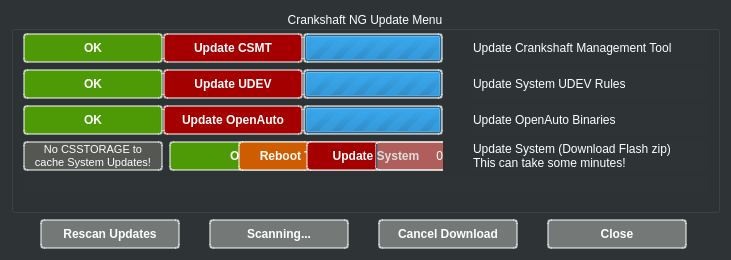
<?xml version="1.0" encoding="UTF-8"?>
<ui version="4.0">
 <class>UpdateDialog</class>
 <widget class="QDialog" name="UpdateDialog">
  <property name="geometry">
   <rect>
    <x>0</x>
    <y>0</y>
    <width>731</width>
    <height>260</height>
   </rect>
  </property>
  <property name="sizePolicy">
   <sizepolicy hsizetype="Expanding" vsizetype="Expanding">
    <horstretch>0</horstretch>
    <verstretch>0</verstretch>
   </sizepolicy>
  </property>
  <property name="minimumSize">
   <size>
    <width>500</width>
    <height>260</height>
   </size>
  </property>
  <property name="maximumSize">
   <size>
    <width>731</width>
    <height>260</height>
   </size>
  </property>
  <property name="windowTitle">
   <string>Connect to device</string>
  </property>
  <property name="styleSheet">
   <string notr="true">background-color: rgb(46, 52, 54);
color: rgb(255, 255, 255);</string>
  </property>
  <layout class="QVBoxLayout" name="verticalLayout">
   <item>
    <widget class="QGroupBox" name="groupBoxRecent">
     <property name="sizePolicy">
      <sizepolicy hsizetype="Expanding" vsizetype="Minimum">
       <horstretch>0</horstretch>
       <verstretch>0</verstretch>
      </sizepolicy>
     </property>
     <property name="minimumSize">
      <size>
       <width>0</width>
       <height>100</height>
      </size>
     </property>
     <property name="title">
      <string>Crankshaft NG Update Menu</string>
     </property>
     <property name="alignment">
      <set>Qt::AlignCenter</set>
     </property>
     <layout class="QFormLayout" name="formLayout_2">
      <property name="horizontalSpacing">
       <number>30</number>
      </property>
      <property name="topMargin">
       <number>2</number>
      </property>
      <property name="bottomMargin">
       <number>2</number>
      </property>
      <item row="8" column="0" colspan="2">
       <spacer name="verticalSpacer_2">
        <property name="orientation">
         <enum>Qt::Vertical</enum>
        </property>
        <property name="sizeHint" stdset="0">
         <size>
          <width>20</width>
          <height>4</height>
         </size>
        </property>
       </spacer>
      </item>
      <item row="0" column="1">
       <widget class="QLabel" name="labelCsmt">
        <property name="text">
         <string>Update Crankshaft Management Tool</string>
        </property>
       </widget>
      </item>
      <item row="0" column="0">
       <widget class="QWidget" name="csmt" native="true">
        <property name="sizePolicy">
         <sizepolicy hsizetype="Minimum" vsizetype="Preferred">
          <horstretch>0</horstretch>
          <verstretch>0</verstretch>
         </sizepolicy>
        </property>
        <layout class="QHBoxLayout" name="horizontalLayout_2">
         <property name="spacing">
          <number>0</number>
         </property>
         <property name="leftMargin">
          <number>0</number>
         </property>
         <property name="topMargin">
          <number>0</number>
         </property>
         <property name="rightMargin">
          <number>0</number>
         </property>
         <property name="bottomMargin">
          <number>0</number>
         </property>
         <item>
          <widget class="QLabel" name="labelCsmtOK">
           <property name="sizePolicy">
            <sizepolicy hsizetype="Fixed" vsizetype="Fixed">
             <horstretch>0</horstretch>
             <verstretch>0</verstretch>
            </sizepolicy>
           </property>
           <property name="minimumSize">
            <size>
             <width>140</width>
             <height>30</height>
            </size>
           </property>
           <property name="maximumSize">
            <size>
             <width>140</width>
             <height>30</height>
            </size>
           </property>
           <property name="font">
            <font>
             <weight>75</weight>
             <bold>true</bold>
            </font>
           </property>
           <property name="styleSheet">
            <string notr="true">background-color: rgb(78, 154, 6);
border-radius: 4px;
border: 2px solid rgba(255,255,255,0.5);</string>
           </property>
           <property name="text">
            <string>OK</string>
           </property>
           <property name="alignment">
            <set>Qt::AlignCenter</set>
           </property>
          </widget>
         </item>
         <item>
          <widget class="QPushButton" name="pushButtonUpdateCsmt">
           <property name="sizePolicy">
            <sizepolicy hsizetype="Fixed" vsizetype="Fixed">
             <horstretch>0</horstretch>
             <verstretch>0</verstretch>
            </sizepolicy>
           </property>
           <property name="minimumSize">
            <size>
             <width>140</width>
             <height>30</height>
            </size>
           </property>
           <property name="maximumSize">
            <size>
             <width>140</width>
             <height>30</height>
            </size>
           </property>
           <property name="font">
            <font>
             <weight>75</weight>
             <bold>true</bold>
            </font>
           </property>
           <property name="styleSheet">
            <string notr="true">background-color: rgb(164, 0, 0);
border-radius: 4px;
border: 2px solid rgba(255,255,255,0.5);
color: rgb(255, 255, 255);</string>
           </property>
           <property name="text">
            <string>Update CSMT</string>
           </property>
          </widget>
         </item>
         <item>
          <widget class="QProgressBar" name="progressBarCsmt">
           <property name="sizePolicy">
            <sizepolicy hsizetype="Fixed" vsizetype="Fixed">
             <horstretch>0</horstretch>
             <verstretch>0</verstretch>
            </sizepolicy>
           </property>
           <property name="minimumSize">
            <size>
             <width>140</width>
             <height>30</height>
            </size>
           </property>
           <property name="maximumSize">
            <size>
             <width>140</width>
             <height>30</height>
            </size>
           </property>
           <property name="styleSheet">
            <string notr="true">background-color: rgba(186, 189, 182, 0.5);
border-radius: 4px;
border: 2px solid rgba(255,255,255,0.5);
color: rgb(255, 255, 255);</string>
           </property>
           <property name="maximum">
            <number>0</number>
           </property>
           <property name="value">
            <number>0</number>
           </property>
          </widget>
         </item>
        </layout>
       </widget>
      </item>
      <item row="1" column="1">
       <widget class="QLabel" name="labelUdev">
        <property name="text">
         <string>Update System UDEV Rules</string>
        </property>
       </widget>
      </item>
      <item row="1" column="0">
       <widget class="QWidget" name="udev" native="true">
        <property name="sizePolicy">
         <sizepolicy hsizetype="Minimum" vsizetype="Preferred">
          <horstretch>0</horstretch>
          <verstretch>0</verstretch>
         </sizepolicy>
        </property>
        <layout class="QHBoxLayout" name="horizontalLayout_3">
         <property name="spacing">
          <number>0</number>
         </property>
         <property name="leftMargin">
          <number>0</number>
         </property>
         <property name="topMargin">
          <number>0</number>
         </property>
         <property name="rightMargin">
          <number>0</number>
         </property>
         <property name="bottomMargin">
          <number>0</number>
         </property>
         <item>
          <widget class="QLabel" name="labelUdevOK">
           <property name="sizePolicy">
            <sizepolicy hsizetype="Fixed" vsizetype="Fixed">
             <horstretch>0</horstretch>
             <verstretch>0</verstretch>
            </sizepolicy>
           </property>
           <property name="minimumSize">
            <size>
             <width>140</width>
             <height>30</height>
            </size>
           </property>
           <property name="maximumSize">
            <size>
             <width>140</width>
             <height>30</height>
            </size>
           </property>
           <property name="font">
            <font>
             <weight>75</weight>
             <bold>true</bold>
            </font>
           </property>
           <property name="styleSheet">
            <string notr="true">background-color: rgb(78, 154, 6);
border-radius: 4px;
border: 2px solid rgba(255,255,255,0.5);</string>
           </property>
           <property name="text">
            <string>OK</string>
           </property>
           <property name="alignment">
            <set>Qt::AlignCenter</set>
           </property>
          </widget>
         </item>
         <item>
          <widget class="QPushButton" name="pushButtonUpdateUdev">
           <property name="sizePolicy">
            <sizepolicy hsizetype="Fixed" vsizetype="Fixed">
             <horstretch>0</horstretch>
             <verstretch>0</verstretch>
            </sizepolicy>
           </property>
           <property name="minimumSize">
            <size>
             <width>140</width>
             <height>30</height>
            </size>
           </property>
           <property name="maximumSize">
            <size>
             <width>140</width>
             <height>30</height>
            </size>
           </property>
           <property name="font">
            <font>
             <weight>75</weight>
             <bold>true</bold>
            </font>
           </property>
           <property name="styleSheet">
            <string notr="true">background-color: rgb(164, 0, 0);
border-radius: 4px;
border: 2px solid rgba(255,255,255,0.5);
color: rgb(255, 255, 255);</string>
           </property>
           <property name="text">
            <string>Update UDEV</string>
           </property>
          </widget>
         </item>
         <item>
          <widget class="QProgressBar" name="progressBarUdev">
           <property name="sizePolicy">
            <sizepolicy hsizetype="Fixed" vsizetype="Fixed">
             <horstretch>0</horstretch>
             <verstretch>0</verstretch>
            </sizepolicy>
           </property>
           <property name="minimumSize">
            <size>
             <width>140</width>
             <height>30</height>
            </size>
           </property>
           <property name="maximumSize">
            <size>
             <width>140</width>
             <height>30</height>
            </size>
           </property>
           <property name="styleSheet">
            <string notr="true">background-color: rgba(186, 189, 182, 0.5);
border-radius: 4px;
border: 2px solid rgba(255,255,255,0.5);
color: rgb(255, 255, 255);</string>
           </property>
           <property name="maximum">
            <number>0</number>
           </property>
           <property name="value">
            <number>0</number>
           </property>
          </widget>
         </item>
        </layout>
       </widget>
      </item>
      <item row="2" column="1">
       <widget class="QLabel" name="labelOpenauto">
        <property name="text">
         <string>Update OpenAuto Binaries</string>
        </property>
       </widget>
      </item>
      <item row="2" column="0">
       <widget class="QWidget" name="openauto" native="true">
        <property name="sizePolicy">
         <sizepolicy hsizetype="Minimum" vsizetype="Preferred">
          <horstretch>0</horstretch>
          <verstretch>0</verstretch>
         </sizepolicy>
        </property>
        <layout class="QHBoxLayout" name="horizontalLayout_4">
         <property name="spacing">
          <number>0</number>
         </property>
         <property name="leftMargin">
          <number>0</number>
         </property>
         <property name="topMargin">
          <number>0</number>
         </property>
         <property name="rightMargin">
          <number>0</number>
         </property>
         <property name="bottomMargin">
          <number>0</number>
         </property>
         <item>
          <widget class="QLabel" name="labelOpenautoOK">
           <property name="sizePolicy">
            <sizepolicy hsizetype="Fixed" vsizetype="Fixed">
             <horstretch>0</horstretch>
             <verstretch>0</verstretch>
            </sizepolicy>
           </property>
           <property name="minimumSize">
            <size>
             <width>140</width>
             <height>30</height>
            </size>
           </property>
           <property name="maximumSize">
            <size>
             <width>140</width>
             <height>30</height>
            </size>
           </property>
           <property name="font">
            <font>
             <weight>75</weight>
             <bold>true</bold>
            </font>
           </property>
           <property name="styleSheet">
            <string notr="true">background-color: rgb(78, 154, 6);
border-radius: 4px;
border: 2px solid rgba(255,255,255,0.5);</string>
           </property>
           <property name="text">
            <string>OK</string>
           </property>
           <property name="alignment">
            <set>Qt::AlignCenter</set>
           </property>
          </widget>
         </item>
         <item>
          <widget class="QPushButton" name="pushButtonUpdateOpenauto">
           <property name="sizePolicy">
            <sizepolicy hsizetype="Fixed" vsizetype="Fixed">
             <horstretch>0</horstretch>
             <verstretch>0</verstretch>
            </sizepolicy>
           </property>
           <property name="minimumSize">
            <size>
             <width>140</width>
             <height>30</height>
            </size>
           </property>
           <property name="maximumSize">
            <size>
             <width>140</width>
             <height>30</height>
            </size>
           </property>
           <property name="font">
            <font>
             <weight>75</weight>
             <bold>true</bold>
            </font>
           </property>
           <property name="styleSheet">
            <string notr="true">background-color: rgb(164, 0, 0);
border-radius: 4px;
border: 2px solid rgba(255,255,255,0.5);
color: rgb(255, 255, 255);</string>
           </property>
           <property name="text">
            <string>Update OpenAuto</string>
           </property>
          </widget>
         </item>
         <item>
          <widget class="QProgressBar" name="progressBarOpenauto">
           <property name="sizePolicy">
            <sizepolicy hsizetype="Fixed" vsizetype="Fixed">
             <horstretch>0</horstretch>
             <verstretch>0</verstretch>
            </sizepolicy>
           </property>
           <property name="minimumSize">
            <size>
             <width>140</width>
             <height>30</height>
            </size>
           </property>
           <property name="maximumSize">
            <size>
             <width>140</width>
             <height>30</height>
            </size>
           </property>
           <property name="styleSheet">
            <string notr="true">background-color: rgba(186, 189, 182, 0.5);
border-radius: 4px;
border: 2px solid rgba(255,255,255,0.5);
color: rgb(255, 255, 255);</string>
           </property>
           <property name="maximum">
            <number>0</number>
           </property>
           <property name="value">
            <number>0</number>
           </property>
          </widget>
         </item>
        </layout>
       </widget>
      </item>
      <item row="5" column="0" colspan="2">
       <widget class="QLabel" name="labelDownload">
        <property name="sizePolicy">
         <sizepolicy hsizetype="Expanding" vsizetype="Preferred">
          <horstretch>0</horstretch>
          <verstretch>0</verstretch>
         </sizepolicy>
        </property>
        <property name="font">
         <font>
          <weight>75</weight>
          <bold>true</bold>
         </font>
        </property>
        <property name="text">
         <string/>
        </property>
        <property name="alignment">
         <set>Qt::AlignCenter</set>
        </property>
       </widget>
      </item>
      <item row="3" column="0">
       <widget class="QWidget" name="systemupdate" native="true">
        <property name="sizePolicy">
         <sizepolicy hsizetype="Expanding" vsizetype="Fixed">
          <horstretch>0</horstretch>
          <verstretch>0</verstretch>
         </sizepolicy>
        </property>
        <layout class="QHBoxLayout" name="horizontalLayout_6">
         <property name="leftMargin">
          <number>0</number>
         </property>
         <property name="topMargin">
          <number>0</number>
         </property>
         <property name="rightMargin">
          <number>0</number>
         </property>
         <property name="bottomMargin">
          <number>0</number>
         </property>
         <item>
          <widget class="QLabel" name="labelNoStorage">
           <property name="sizePolicy">
            <sizepolicy hsizetype="Fixed" vsizetype="Fixed">
             <horstretch>0</horstretch>
             <verstretch>0</verstretch>
            </sizepolicy>
           </property>
           <property name="minimumSize">
            <size>
             <width>140</width>
             <height>30</height>
            </size>
           </property>
           <property name="maximumSize">
            <size>
             <width>140</width>
             <height>30</height>
            </size>
           </property>
           <property name="font">
            <font>
             <pointsize>8</pointsize>
             <weight>50</weight>
             <bold>false</bold>
            </font>
           </property>
           <property name="styleSheet">
            <string notr="true">background-color: rgb(85, 87, 83);
border-radius: 4px;
border: 2px solid rgba(255,255,255,0.5);</string>
           </property>
           <property name="text">
            <string>No CSSTORAGE to
cache System Updates!</string>
           </property>
           <property name="alignment">
            <set>Qt::AlignCenter</set>
           </property>
          </widget>
         </item>
         <item>
          <widget class="QWidget" name="system" native="true">
           <property name="sizePolicy">
            <sizepolicy hsizetype="Minimum" vsizetype="Preferred">
             <horstretch>0</horstretch>
             <verstretch>0</verstretch>
            </sizepolicy>
           </property>
           <layout class="QHBoxLayout" name="horizontalLayout_5">
            <property name="spacing">
             <number>0</number>
            </property>
            <property name="leftMargin">
             <number>0</number>
            </property>
            <property name="topMargin">
             <number>0</number>
            </property>
            <property name="rightMargin">
             <number>0</number>
            </property>
            <property name="bottomMargin">
             <number>0</number>
            </property>
            <item>
             <widget class="QLabel" name="labelSystemOK">
              <property name="sizePolicy">
               <sizepolicy hsizetype="Fixed" vsizetype="Fixed">
                <horstretch>0</horstretch>
                <verstretch>0</verstretch>
               </sizepolicy>
              </property>
              <property name="minimumSize">
               <size>
                <width>140</width>
                <height>30</height>
               </size>
              </property>
              <property name="maximumSize">
               <size>
                <width>140</width>
                <height>30</height>
               </size>
              </property>
              <property name="font">
               <font>
                <weight>75</weight>
                <bold>true</bold>
               </font>
              </property>
              <property name="styleSheet">
               <string notr="true">background-color: rgb(78, 154, 6);
border-radius: 4px;
border: 2px solid rgba(255,255,255,0.5);</string>
              </property>
              <property name="text">
               <string>OK</string>
              </property>
              <property name="alignment">
               <set>Qt::AlignCenter</set>
              </property>
             </widget>
            </item>
            <item>
             <widget class="QLabel" name="labelSystemReadyInstall">
              <property name="sizePolicy">
               <sizepolicy hsizetype="Fixed" vsizetype="Fixed">
                <horstretch>0</horstretch>
                <verstretch>0</verstretch>
               </sizepolicy>
              </property>
              <property name="minimumSize">
               <size>
                <width>140</width>
                <height>30</height>
               </size>
              </property>
              <property name="maximumSize">
               <size>
                <width>140</width>
                <height>30</height>
               </size>
              </property>
              <property name="font">
               <font>
                <weight>75</weight>
                <bold>true</bold>
               </font>
              </property>
              <property name="styleSheet">
               <string notr="true">background-color: rgb(206, 92, 0);
border-radius: 4px;
border: 2px solid rgba(255,255,255,0.5);</string>
              </property>
              <property name="text">
               <string>Reboot To Install</string>
              </property>
              <property name="alignment">
               <set>Qt::AlignCenter</set>
              </property>
             </widget>
            </item>
            <item>
             <widget class="QPushButton" name="pushButtonUpdateSystem">
              <property name="sizePolicy">
               <sizepolicy hsizetype="Fixed" vsizetype="Fixed">
                <horstretch>0</horstretch>
                <verstretch>0</verstretch>
               </sizepolicy>
              </property>
              <property name="minimumSize">
               <size>
                <width>140</width>
                <height>30</height>
               </size>
              </property>
              <property name="maximumSize">
               <size>
                <width>140</width>
                <height>30</height>
               </size>
              </property>
              <property name="font">
               <font>
                <weight>75</weight>
                <bold>true</bold>
               </font>
              </property>
              <property name="styleSheet">
               <string notr="true">background-color: rgb(164, 0, 0);
border-radius: 4px;
border: 2px solid rgba(255,255,255,0.5);
color: rgb(255, 255, 255);</string>
              </property>
              <property name="text">
               <string>Update System</string>
              </property>
             </widget>
            </item>
            <item>
             <widget class="QProgressBar" name="progressBarSystem">
              <property name="enabled">
               <bool>true</bool>
              </property>
              <property name="sizePolicy">
               <sizepolicy hsizetype="Fixed" vsizetype="Fixed">
                <horstretch>0</horstretch>
                <verstretch>0</verstretch>
               </sizepolicy>
              </property>
              <property name="minimumSize">
               <size>
                <width>140</width>
                <height>30</height>
               </size>
              </property>
              <property name="maximumSize">
               <size>
                <width>140</width>
                <height>30</height>
               </size>
              </property>
              <property name="styleSheet">
               <string notr="true">background-color: rgba(186, 189, 182, 0.5);
border-radius: 4px;
border: 2px solid rgba(255,255,255,0.5);
color: rgb(255, 255, 255);</string>
              </property>
              <property name="maximum">
               <number>420</number>
              </property>
              <property name="value">
               <number>0</number>
              </property>
              <property name="alignment">
               <set>Qt::AlignCenter</set>
              </property>
             </widget>
            </item>
           </layout>
          </widget>
         </item>
        </layout>
       </widget>
      </item>
      <item row="3" column="1">
       <widget class="QLabel" name="labelSystem">
        <property name="text">
         <string>Update System (Download Flash zip)
This can take some minutes!</string>
        </property>
        <property name="wordWrap">
         <bool>false</bool>
        </property>
       </widget>
      </item>
     </layout>
    </widget>
   </item>
   <item>
    <widget class="QWidget" name="verticalWidget" native="true">
     <property name="sizePolicy">
      <sizepolicy hsizetype="Expanding" vsizetype="Preferred">
       <horstretch>0</horstretch>
       <verstretch>0</verstretch>
      </sizepolicy>
     </property>
     <layout class="QHBoxLayout" name="horizontalLayout">
      <property name="spacing">
       <number>0</number>
      </property>
      <property name="leftMargin">
       <number>0</number>
      </property>
      <property name="topMargin">
       <number>0</number>
      </property>
      <property name="rightMargin">
       <number>0</number>
      </property>
      <property name="bottomMargin">
       <number>0</number>
      </property>
      <item>
       <widget class="QPushButton" name="pushButtonUpdateCheck">
        <property name="sizePolicy">
         <sizepolicy hsizetype="Fixed" vsizetype="Fixed">
          <horstretch>0</horstretch>
          <verstretch>0</verstretch>
         </sizepolicy>
        </property>
        <property name="minimumSize">
         <size>
          <width>140</width>
          <height>30</height>
         </size>
        </property>
        <property name="maximumSize">
         <size>
          <width>140</width>
          <height>30</height>
         </size>
        </property>
        <property name="font">
         <font>
          <weight>75</weight>
          <bold>true</bold>
         </font>
        </property>
        <property name="styleSheet">
         <string notr="true">background-color: rgba(186, 189, 182, 0.5);
border-radius: 4px;
border: 2px solid rgba(255,255,255,0.5);
color: rgb(255, 255, 255);</string>
        </property>
        <property name="text">
         <string>Rescan Updates</string>
        </property>
       </widget>
      </item>
      <item>
       <widget class="QLabel" name="labelUpdateChecking">
        <property name="sizePolicy">
         <sizepolicy hsizetype="Fixed" vsizetype="Fixed">
          <horstretch>0</horstretch>
          <verstretch>0</verstretch>
         </sizepolicy>
        </property>
        <property name="minimumSize">
         <size>
          <width>140</width>
          <height>30</height>
         </size>
        </property>
        <property name="maximumSize">
         <size>
          <width>140</width>
          <height>30</height>
         </size>
        </property>
        <property name="font">
         <font>
          <weight>75</weight>
          <bold>true</bold>
         </font>
        </property>
        <property name="styleSheet">
         <string notr="true">background-color: rgba(186, 189, 182, 0.5);
border-radius: 4px;
border: 2px solid rgba(255,255,255,0.5);
color: rgb(255, 255, 255);</string>
        </property>
        <property name="text">
         <string>Scanning...</string>
        </property>
        <property name="alignment">
         <set>Qt::AlignCenter</set>
        </property>
       </widget>
      </item>
      <item>
       <widget class="QPushButton" name="pushButtonUpdateCancel">
        <property name="sizePolicy">
         <sizepolicy hsizetype="Fixed" vsizetype="Fixed">
          <horstretch>0</horstretch>
          <verstretch>0</verstretch>
         </sizepolicy>
        </property>
        <property name="minimumSize">
         <size>
          <width>140</width>
          <height>30</height>
         </size>
        </property>
        <property name="maximumSize">
         <size>
          <width>140</width>
          <height>30</height>
         </size>
        </property>
        <property name="font">
         <font>
          <weight>75</weight>
          <bold>true</bold>
         </font>
        </property>
        <property name="styleSheet">
         <string notr="true">background-color: rgba(186, 189, 182, 0.5);
border-radius: 4px;
border: 2px solid rgba(255,255,255,0.5);
color: rgb(255, 255, 255);</string>
        </property>
        <property name="text">
         <string>Cancel Download</string>
        </property>
       </widget>
      </item>
      <item>
       <widget class="QPushButton" name="pushButtonClose">
        <property name="sizePolicy">
         <sizepolicy hsizetype="Fixed" vsizetype="Fixed">
          <horstretch>0</horstretch>
          <verstretch>0</verstretch>
         </sizepolicy>
        </property>
        <property name="minimumSize">
         <size>
          <width>140</width>
          <height>30</height>
         </size>
        </property>
        <property name="maximumSize">
         <size>
          <width>140</width>
          <height>30</height>
         </size>
        </property>
        <property name="font">
         <font>
          <weight>75</weight>
          <bold>true</bold>
         </font>
        </property>
        <property name="styleSheet">
         <string notr="true">background-color: rgba(186, 189, 182, 0.5);
border-radius: 4px;
border: 2px solid rgba(255,255,255,0.5);
color: rgb(255, 255, 255);</string>
        </property>
        <property name="text">
         <string>Close</string>
        </property>
       </widget>
      </item>
     </layout>
    </widget>
   </item>
  </layout>
 </widget>
 <resources/>
 <connections/>
</ui>
